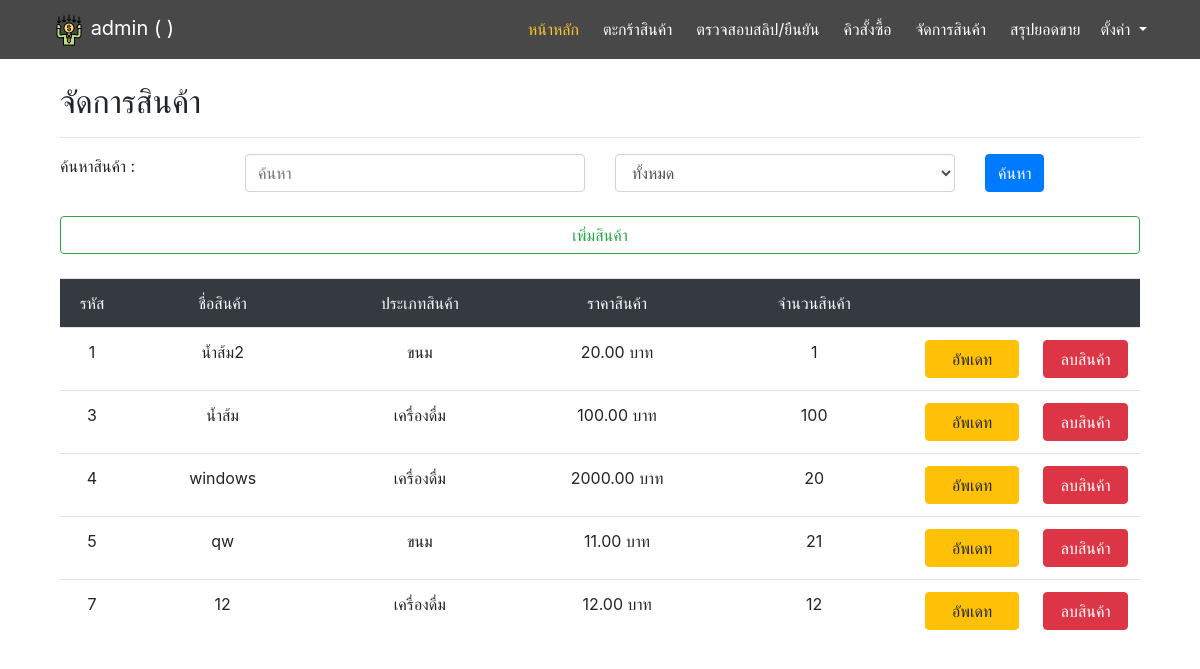
/manage/ (signed in), run on an earlier commit of the app's database.
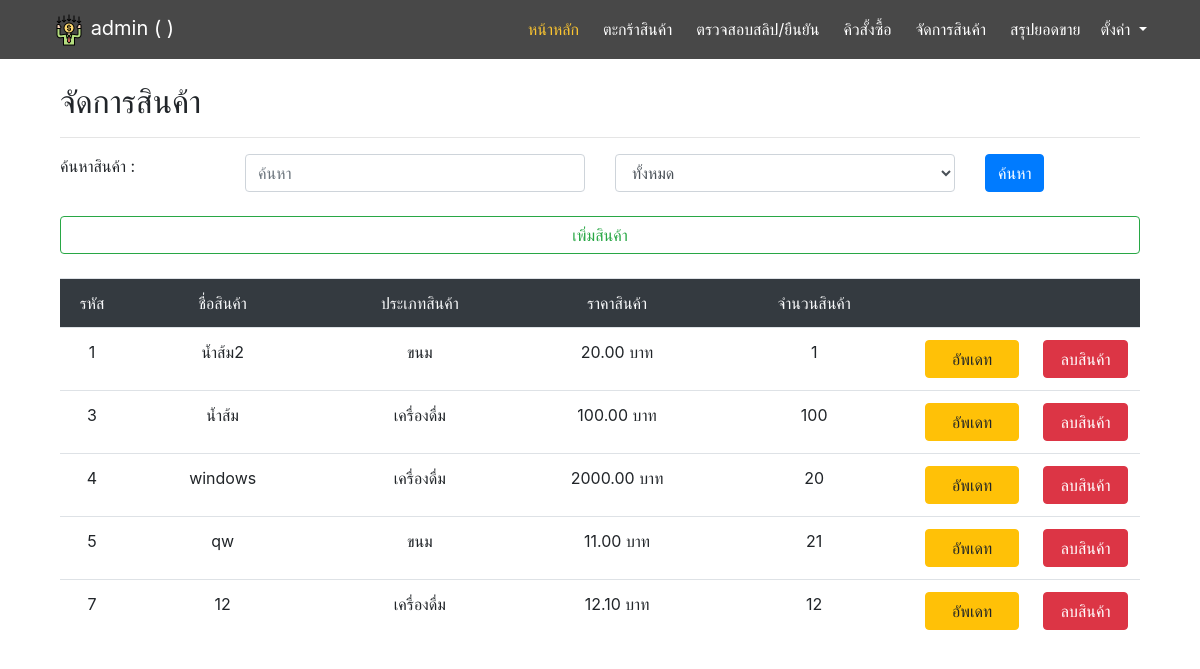
And on a later commit of the database.
### main/models.py (models this page shows, shortened)
class Product(models.Model):
    type = models.ForeignKey(Type, on_delete=models.PROTECT,null=True)
    name = models.CharField(max_length=255)
    price = models.FloatField()
    stock = models.IntegerField()
    picture = models.ImageField(upload_to='product_pic',null=True,blank=True)

class Type(models.Model):
    type_name = models.CharField(max_length=255)

### manage/views.py (the view)
# urls.py: path('', views.manage, name='manage'),
@login_required
def manage(request):
    product = Product.objects.all()
    type = Type.objects.all()
    searchtype = request.GET.get('sel','')
    searchtxt = request.GET.get('search','')
    if searchtxt:
        product = product.filter(name__icontains=searchtxt)
    if searchtype > '0':
        product = product.filter(type_id=searchtype)
    context = {
        'product' : product,
        'type' : type,
        'searchtxt' : searchtxt
    }
    return render(request, 'manage/manage.html', context=context)

### manage/templates/manage/manage.html (shortened to what this page needs)
{% extends 'base.html' %}
{% block content %}
<body>
  <div class="container">
    <h2>จัดการสินค้า</h2>
    <hr>
    <form method="GET" action="{% url 'manage' %}">
      <div class="row">
        <div class="col-sm-2">
          <label>ค้นหาสินค้า :</label>
        </div>
        <div class="col-sm-4">
          <input type="text" name="search" value="{{searchtxt}}" placeholder="ค้นหา" class="form-control col">
        </div>
        <div class="col-sm-4">
          <select name="sel" id="" class="form-control col">
            <option value="0">ทั้งหมด</option>
          </select>
        </div>
        <div class="col">
          <input type="submit" value="ค้นหา" class="btn btn-primary">
        </div>
      </div><br>
      <div class="row">
        <div class="col">
          <a href="{% url 'addpd'%}">
            <div class="btn btn-outline-success col">เพิ่มสินค้า</div>
          </a>
        </div>
      </div>
    </form><br>
      <table class="table table-bordered-primary text-center">
        <thead class="bg-dark text-light">
          <tr>
            <td>รหัส</td>
            <td>ชื่อสินค้า</td>
            <td>ประเภทสินค้า</td>
            <td>ราคาสินค้า</td>
            <td>จำนวนสินค้า</td>
            <td></td>
            <td></td>
          </tr>
        </thead>
        <tbody>
        {% for p in product %}
          <tr>
            <td width='10'>{{ p.id }}</td>
            <td width='150'>{{ p.name }}</td>
            <td width='150'>{{ p.type.type_name }}</td>
            <td width='150'>{{ p.price|stringformat:".2f" }} บาท</td>
            <td width='150'>{{ p.stock }}</td>
            <td width='20'>
              <a href="{% url 'pup' product_id=p.id %}">
                <div class="btn btn-warning col">อัพเดท</div>
              </a>
            </td>
            <td width='20'>
              <a href="{% url 'del_product' product_id=p.id %}">
                <div class="btn btn-danger col">ลบสินค้า</div>
              </a>
            </td>
          </tr>
          {% endfor %}
        </tbody>
      </table>
  </div>
</body>
{% endblock %}

What changed in the data, as far as the page shows it:
changed Product id 7: price "12.00" → "12.10"
